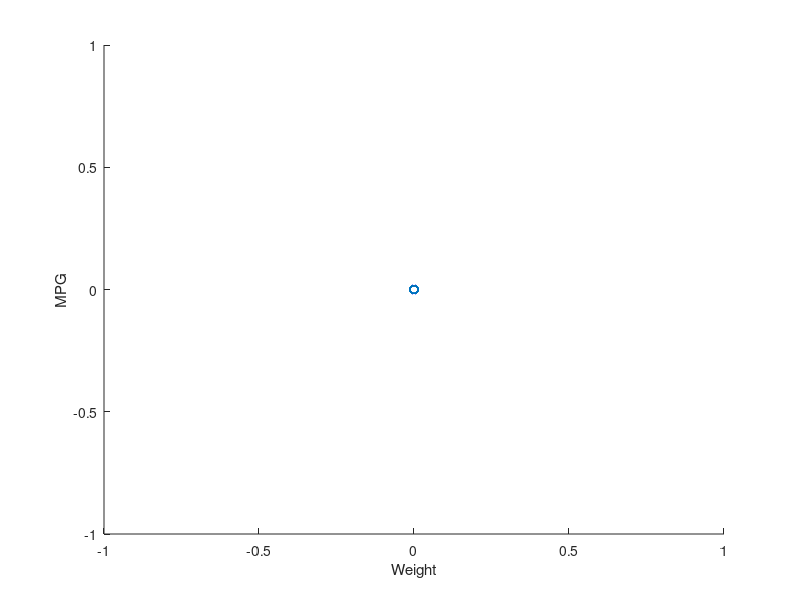

Recreate this plot in MATLAB.
Array=csvread('cars-sample.csv');
col1 = Array(:, 1);
col2 = Array(:, 2);
scatter(col1, col2)
xlabel('Weight')
ylabel('MPG')
